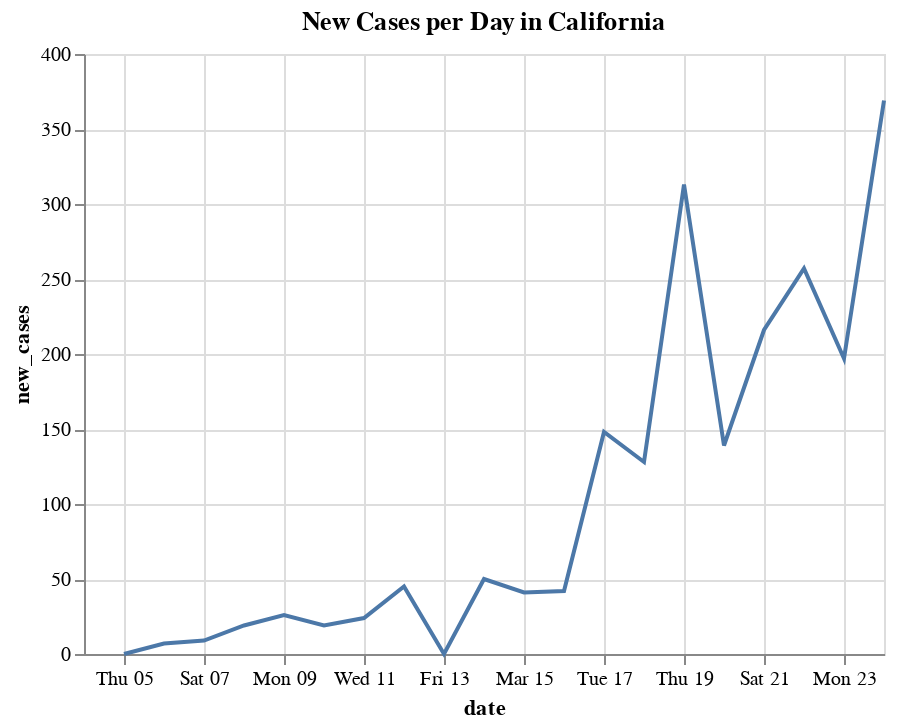

Here is the notebook cell this chart was saved with:
### Code cell
alt.Chart(data).mark_line().encode(
    x='date',
    y='new_cases'
).properties(
    title='New Cases per Day in California'
)

### Figure 1 — Vega-Lite specification as saved in the notebook (floating-point values rounded to 4 significant figures)
{"$schema": "https://vega.github.io/schema/vega-lite/v3.4.0.json", "config": {"mark": {"tooltip": null}, "view": {"height": 300, "width": 400}}, "data": {"name": "data-9945a30d70f2f02de0fc3caad1e53d79"}, "datasets": {"data-9945a30d70f2f02de0fc3caad1e53d79": [{"date": "2020-03-04T00:00:00", "negative": 462, "new_cases": null, "positive": 53}, {"date": "2020-03-05T00:00:00", "negative": 462, "new_cases": 0, "positive": 53}, {"date": "2020-03-06T00:00:00", "negative": 462, "new_cases": 7, "positive": 60}, {"date": "2020-03-07T00:00:00", "negative": 462, "new_cases": 9, "positive": 69}, {"date": "2020-03-08T00:00:00", "negative": 462, "new_cases": 19, "positive": 88}, {"date": "2020-03-09T00:00:00", "negative": 690, "new_cases": 26, "positive": 114}, {"date": "2020-03-10T00:00:00", "negative": 690, "new_cases": 19, "positive": 133}, {"date": "2020-03-11T00:00:00", "negative": 916, "new_cases": 24, "positive": 157}, {"date": "2020-03-12T00:00:00", "negative": 916, "new_cases": 45, "positive": 202}, {"date": "2020-03-13T00:00:00", "negative": 916, "new_cases": 0, "positive": 202}, {"date": "2020-03-14T00:00:00", "negative": 916, "new_cases": 50, "positive": 252}, {"date": "2020-03-15T00:00:00", "negative": 916, "new_cases": 41, "positive": 293}, {"date": "2020-03-16T00:00:00", "negative": 7981, "new_cases": 42, "positive": 335}, {"date": "2020-03-17T00:00:00", "negative": 7981, "new_cases": 148, "positive": 483}, {"date": "2020-03-18T00:00:00", "negative": 7981, "new_cases": 128, "positive": 611}, {"date": "2020-03-19T00:00:00", "negative": 8787, "new_cases": 313, "positive": 924}, {"date": "2020-03-20T00:00:00", "negative": 10424, "new_cases": 139, "positive": 1063}, {"date": "2020-03-21T00:00:00", "negative": 11249, "new_cases": 216, "positive": 1279}, {"date": "2020-03-22T00:00:00", "negative": 11304, "new_cases": 257, "positive": 1536}, {"date": "2020-03-23T00:00:00", "negative": 12567, "new_cases": 197, "positive": 1733}, {"date": "2020-03-24T00:00:00", "negative": 13452, "new_cases": 369, "positive": 2102}]}, "encoding": {"x": {"field": "date", "type": "temporal"}, "y": {"field": "new_cases", "type": "quantitative"}}, "mark": "line", "title": "New Cases per Day in California"}
